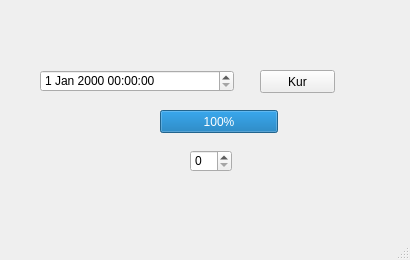
<?xml version="1.0" encoding="UTF-8"?>
<ui version="4.0">
 <class>MainWindow</class>
 <widget class="QMainWindow" name="MainWindow">
  <property name="geometry">
   <rect>
    <x>0</x>
    <y>0</y>
    <width>410</width>
    <height>260</height>
   </rect>
  </property>
  <property name="windowTitle">
   <string>ProgressBar</string>
  </property>
  <widget class="QWidget" name="centralwidget">
   <widget class="QProgressBar" name="progressBar">
    <property name="geometry">
     <rect>
      <x>160</x>
      <y>110</y>
      <width>118</width>
      <height>23</height>
     </rect>
    </property>
    <property name="value">
     <number>100</number>
    </property>
   </widget>
   <widget class="QSpinBox" name="spinBox">
    <property name="geometry">
     <rect>
      <x>190</x>
      <y>150</y>
      <width>42</width>
      <height>22</height>
     </rect>
    </property>
   </widget>
   <widget class="QDateTimeEdit" name="dateTimeEdit">
    <property name="geometry">
     <rect>
      <x>40</x>
      <y>70</y>
      <width>194</width>
      <height>22</height>
     </rect>
    </property>
   </widget>
   <widget class="QPushButton" name="btnSetAlarm">
    <property name="geometry">
     <rect>
      <x>260</x>
      <y>70</y>
      <width>75</width>
      <height>23</height>
     </rect>
    </property>
    <property name="text">
     <string>Kur</string>
    </property>
   </widget>
  </widget>
  <widget class="QMenuBar" name="menubar">
   <property name="geometry">
    <rect>
     <x>0</x>
     <y>0</y>
     <width>410</width>
     <height>21</height>
    </rect>
   </property>
  </widget>
  <widget class="QStatusBar" name="statusbar"/>
 </widget>
 <resources/>
 <connections/>
</ui>
